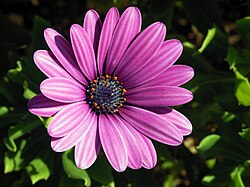
#> input picture 2025/kwiat.jpg, 250 x 187 px
$ jupyter execute przetwarzanie_obrazow.ipynb   (older library calls are emulated)
#> lines starting #> are read from the running program, lines starting #| are printed output that depends on the picture; after the words box and inside, x2 and y2 are one past the last pixel; in counts of white or black regions, pixels touching at a corner belong together
[cell 1]
import cv2

img = cv2.imread("kwiat.jpg")
#> img is the input picture: shape (187, 250, 3); mean B, G, R 79, 65.4, 94.2

img_bw = cv2.cvtColor(img, cv2.COLOR_BGR2GRAY)
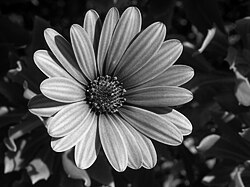
#> img_bw: shape (187, 250); min 0, max 254, mean 75.6

#jupyter notebook
#cv2.imshow('Image', img)

#colab
from google.colab.patches import cv2_imshow
cv2_imshow(img)

Thresholding

[cell 2]
thresholds = [50, 110, 180]
for t in thresholds:
  ret, thresh = cv2.threshold(img_bw, t, 255, cv2.THRESH_BINARY)

  #cv2.imshow(thresh)
  cv2_imshow(thresh)
#> this loop made 3 passes
#> ret on passes 1 to 3: 50, 110, 180
#> pass 1, `ret, thresh = cv2.threshold(img_bw, t, 255, cv2.THRESH_BINARY)`:
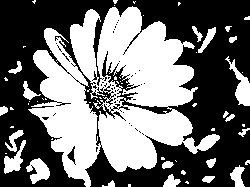
#> thresh: shape (187, 250); 44.5% white; 62 white regions (41 under 20 px), largest, box (x1, y1, x2, y2) and area: (28, 6, 220, 187) 18035, (225, 56, 250, 106) 452, (26, 158, 50, 184) 360
#> pass 3, `ret, thresh = cv2.threshold(img_bw, t, 255, cv2.THRESH_BINARY)`:
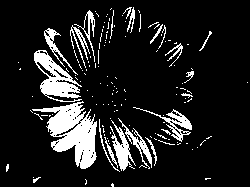
#> thresh: shape (187, 250); 13% white; 143 white regions (121 under 20 px), largest, box (x1, y1, x2, y2) and area: (32, 101, 97, 169) 2087, (34, 50, 82, 102) 1072, (110, 120, 136, 171) 460

Gamma correction

[cell 3]
import numpy as np
def gamma_correction(image, gamma):
    #image = cv2.imread(img_path)
    gamma_corrected = np.array(255 * (image / 255) ** gamma, dtype='uint8')
    cv2_imshow(gamma_corrected)
    return gamma_corrected

[cell 4]
import matplotlib.pyplot as plt

gammas = [0.3, 2.2, 10.0]

for g in gammas:
  gamma_corrected = gamma_correction(img, g)
#> this loop made 3 passes
#> pass 1, in gamma_correction, `gamma_corrected = np.array(255 * (image / 255) ** gamma, dtype='uint8')`:
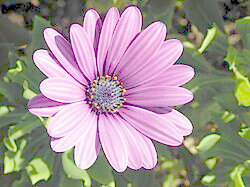
#> gamma_corrected: shape (187, 250, 3); mean B, G, R 146.3, 149.9, 162.5

Histogram equalization

[cell 5]
cv2_imshow(img_bw)
equ = cv2.equalizeHist(img_bw)
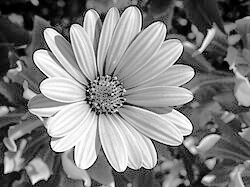
#> equ: shape (187, 250); min 0, max 255, mean 128.2
cv2_imshow(equ)

Median filter

[cell 6]
from skimage.morphology import disk
from skimage.filters import median

for i in [3, 5, 11]:
  med = median(img_bw, disk(i))
  cv2_imshow(med)
#> this loop made 3 passes
#> pass 1, `med = median(img_bw, disk(i))`:
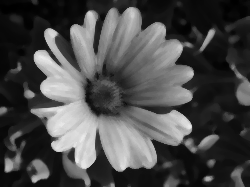
#> med: shape (187, 250); min 0, max 236, mean 74.2

Gaussian filter

[cell 7]
cv2_imshow(img)
for s in [5, 11, 19]:
  gau_img1 = cv2.GaussianBlur(img, (s,s), 0) # 5*5 kernal, 2 on each side. 2 = 1/5 * 10 = 1/5 * sigma
  cv2_imshow(gau_img1)
#> this loop made 3 passes
#> pass 1, `gau_img1 = cv2.GaussianBlur(img, (s,s), 0)`:
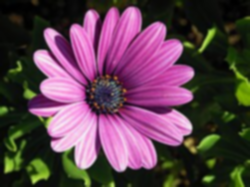
#> gau_img1: shape (187, 250, 3); mean B, G, R 79, 65.4, 94.2

Sobel filter

[cell 8]
from skimage.filters import sobel

cv2_imshow(img_bw)
for k in [3, 5, 15]:
  filtered = cv2.Sobel(img_bw,cv2.CV_64F,0,1,ksize=k)
  cv2_imshow(filtered)

Laplacian filter

[cell 9]
cv2_imshow(img_bw)
filtered = cv2.Laplacian(img_bw,cv2.CV_64F)
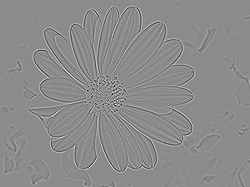
#> filtered: shape (187, 250) float64; min -647, max 533, mean 0; drawn with min black and max white
cv2_imshow(filtered)

Morphological tranformations

[cell 10]
cloud = cv2.imread("cloud.jpg")
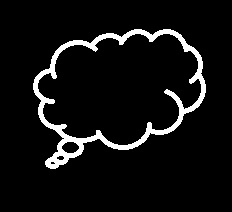
#> input picture 2025/cloud.jpg, 232 x 212 px
#> cloud is the input picture: shape (212, 232, 3); min 0, max 255, mean 17

Dilation

[cell 11]
cv2_imshow(cloud)
kernel = np.ones((5,5),np.uint8)
dilation = cv2.dilate(cloud,kernel,iterations = 1)
cv2_imshow(dilation)

Erosion

[cell 12]
cv2_imshow(cloud)
kernel = np.ones((5,5),np.uint8)
erosion = cv2.erode(cloud,kernel,iterations = 1)
cv2_imshow(erosion)

Opening

[cell 13]
cv2_imshow(cloud)
kernel = np.ones((5,5),np.uint8)
opening = cv2.morphologyEx(cloud, cv2.MORPH_OPEN, kernel)
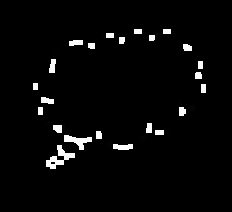
#> opening: shape (212, 232, 3); min 0, max 254, mean 7.9
cv2_imshow(opening)

Closing

[cell 14]
cv2_imshow(cloud)
kernel = np.ones((5,5),np.uint8)
closing = cv2.morphologyEx(cloud, cv2.MORPH_CLOSE, kernel)
cv2_imshow(closing)
